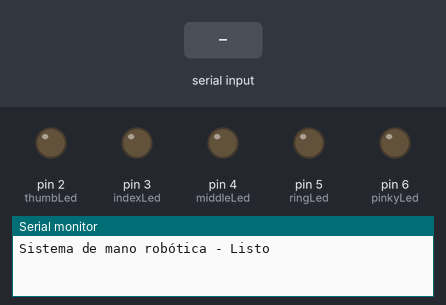
The sketch below on a simulated Arduino Uno, built with avr-gcc and run on an emulated ATmega328P. Shown: output pins drawn as LEDs (lit = HIGH), the last lines printed to the serial monitor. The inputs (shaded band) are chosen by the test bench.

Above: at 1.2 s.
1.3 s: "COMBO:10101\n" received over Serial
At 1.8 s:
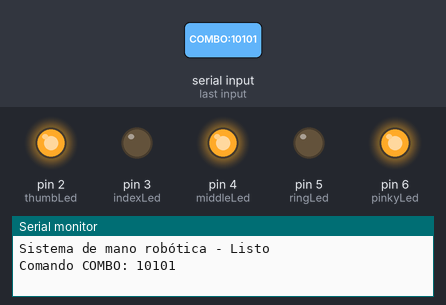
2.8 s: "ALL_UP\n" received over Serial
At 3.9 s:
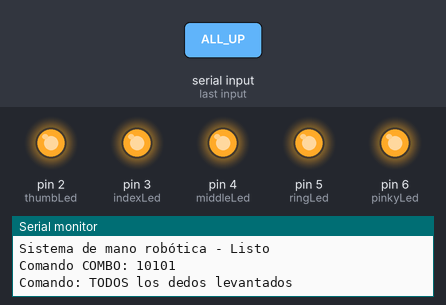
4.3 s: "THUMB_UP\n" received over Serial
At 5.2 s:
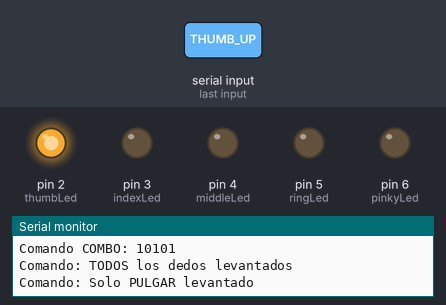
5.8 s: "INDEX_UP\n" received over Serial
At 6.3 s:
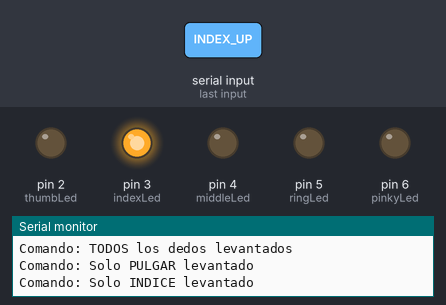
7.3 s: "MIDDLE_UP\n" received over Serial
At 8.5 s:
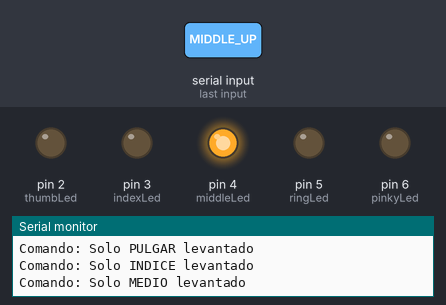
8.8 s: "RING_UP\n" received over Serial
At 9.7 s:
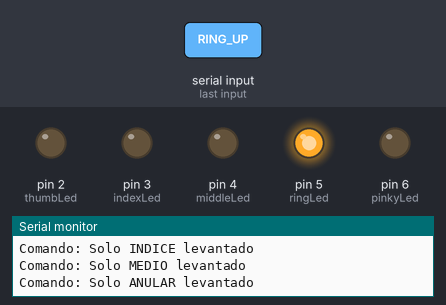
Timing chart, 0 to 11.3 s (numbered marks = the images above; inputs shaded):
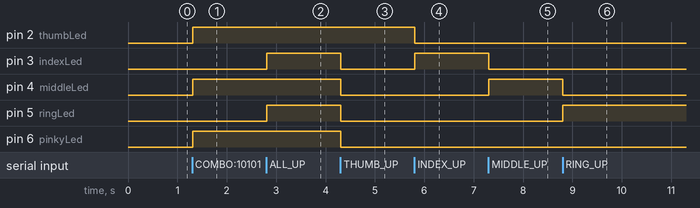

The sketch:

prototipo_detector_dedos.ino
```cpp
// Pines para los LEDs (cada uno representa un dedo)
const int thumbLed = 2;     // Pulgar
const int indexLed = 3;     // Índice
const int middleLed = 4;    // Medio
const int ringLed = 5;      // Anular
const int pinkyLed = 6;     // Meñique

void setup() {
  // Inicializar pines de LEDs como salida
  pinMode(thumbLed, OUTPUT);
  pinMode(indexLed, OUTPUT);
  pinMode(middleLed, OUTPUT);
  pinMode(ringLed, OUTPUT);
  pinMode(pinkyLed, OUTPUT);

  // Inicializar comunicación serial
  Serial.begin(9600);
  Serial.println("Sistema de mano robótica - Listo");
}

void loop() {
  // Leer comandos desde Python
  if (Serial.available() > 0) {
    String command = Serial.readStringUntil('\n');
    command.trim(); // Eliminar espacios y saltos de línea

    // Apagar todos los LEDs primero
    resetAllLeds();

    // Procesar comando
    if (command == "ALL_UP") {
      // Todos los dedos levantados - encender todos los LEDs
      setAllLeds(HIGH);
      Serial.println("Comando: TODOS los dedos levantados");

    } else if (command == "ALL_DOWN") {
      // Mano cerrada - todos apagados
      Serial.println("Comando: MANO CERRADA");

    } else if (command == "THUMB_UP") {
      digitalWrite(thumbLed, HIGH);
      Serial.println("Comando: Solo PULGAR levantado");

    } else if (command == "INDEX_UP") {
      digitalWrite(indexLed, HIGH);
      Serial.println("Comando: Solo INDICE levantado");

    } else if (command == "MIDDLE_UP") {
      digitalWrite(middleLed, HIGH);
      Serial.println("Comando: Solo MEDIO levantado");

    } else if (command == "RING_UP") {
      digitalWrite(ringLed, HIGH);
      Serial.println("Comando: Solo ANULAR levantado");

    } else if (command == "PINKY_UP") {
      digitalWrite(pinkyLed, HIGH);
      Serial.println("Comando: Solo MEÑIQUE levantado");

    } else if (command.startsWith("COMBO:")) {
      // Para combinaciones personalizadas
      handleCombo(command);

    } else {
      Serial.println("Comando desconocido: " + command);
    }
  }
}

void resetAllLeds() {
  digitalWrite(thumbLed, LOW);
  digitalWrite(indexLed, LOW);
  digitalWrite(middleLed, LOW);
  digitalWrite(ringLed, LOW);
  digitalWrite(pinkyLed, LOW);
}

void setAllLeds(int state) {
  digitalWrite(thumbLed, state);
  digitalWrite(indexLed, state);
  digitalWrite(middleLed, state);
  digitalWrite(ringLed, state);
  digitalWrite(pinkyLed, state);
}

void handleCombo(String command) {
  // Ejemplo: "COMBO:10101" donde 1=encendido, 0=apagado
  // Posiciones: Pulgar, Índice, Medio, Anular, Meñique
  if (command.length() >= 11) { // "COMBO:xxxxx" = 11 caracteres
    String pattern = command.substring(6, 11);

    digitalWrite(thumbLed, pattern[0] == '1' ? HIGH : LOW);
    digitalWrite(indexLed, pattern[1] == '1' ? HIGH : LOW);
    digitalWrite(middleLed, pattern[2] == '1' ? HIGH : LOW);
    digitalWrite(ringLed, pattern[3] == '1' ? HIGH : LOW);
    digitalWrite(pinkyLed, pattern[4] == '1' ? HIGH : LOW);

    Serial.println("Comando COMBO: " + pattern);
  }
}
```

Measured:
- after the input at 1.3 s, pin 2 (thumbLed), pin 4 (middleLed), pin 6 (pinkyLed): LOW → HIGH at once
- after the input at 2.8 s, pin 3 (indexLed), pin 5 (ringLed): LOW → HIGH at once
- after the input at 4.3 s, pin 3 (indexLed), pin 4 (middleLed), pin 5 (ringLed), pin 6 (pinkyLed): HIGH → LOW at once
- after the input at 5.8 s, pin 2 (thumbLed): HIGH → LOW at once; pin 3 (indexLed): LOW → HIGH at once
- after the input at 7.3 s, pin 3 (indexLed): HIGH → LOW at once; pin 4 (middleLed): LOW → HIGH at once
- after the input at 8.8 s, pin 4 (middleLed): HIGH → LOW at once; pin 5 (ringLed): LOW → HIGH at once
